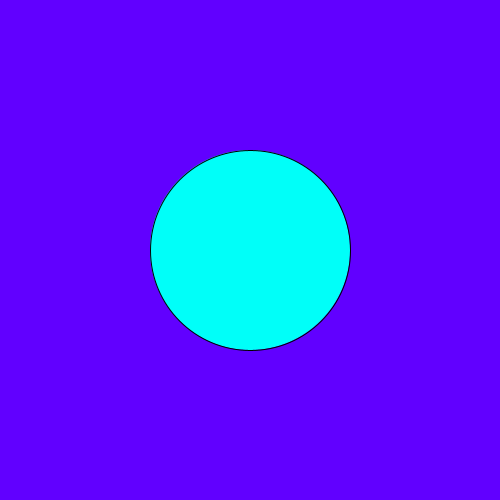
Frame 1 (no input)
Frame 60 (the mouse pressed at the canvas centre just before this capture): identical to frame 1, image omitted
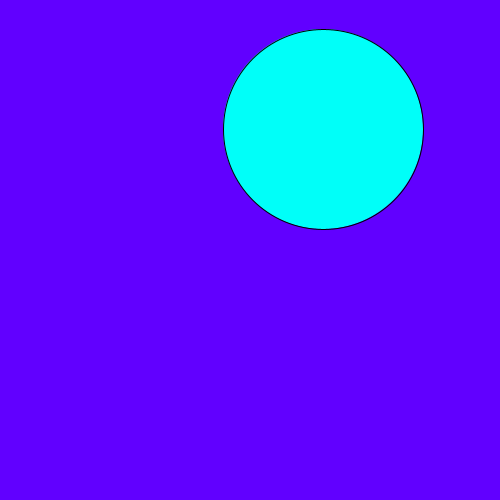
Frame 120 (the mouse held since frame 60 and released just before this capture)

The Processing sketch that drew these frames (run headless with seeded random() and noise(); from frame 60 on, the mouse is pressed at the canvas centre):

// Processing sketch: slippery_dot
// ── slippery_dot.pde
/*** When you are done, this program will draw an ellipse 
     that jumps to new location each time you click on it.
***/
 
 // 1. Create three integer variables to represent the x, y, and the size of the ellipse
       int x = 250;
       int y = 250;      
       int size  = 200;
    void setup() {
      // 2. Set the size of your sketch
    size(500,500);
    }
    
    void draw() {
    
      // 3. Set the background color of your sketch
      background(#6100FF);
      // 4. Draw an ellipse using the variables created at the top of the sketch for the location and size of your ellipse. 
      //    Make sure it fits in the window. Change the variables if it does not.
    fill(#00FFF9);
    ellipse(x,y,size,size);
    }
    
    /******** This method gets called automatically when you press the mouse ************/
    void mousePressed() {
      //5. Create an integer variable called distance
       int distance = 10;
      //6. The getDistanceFromMouse() method below returns a number.
      //   Set the value of your distance variable to the value returned by the getDistance method
      //   You will need to pass the x and y location of your ellipse to this method.
        getDistanceFromMouse(x,y);
          
      //7.  Use an if statement to check if your distance variable is < the radius of the ellipse
      //    If it is, make a new x AND y for the ellipse, for a new random location on the window
      //    Hint: Use code like this      x = (int) random(width);
       if (distance<=x){
       x = (int) random(width);
       }
       if (distance<=y){
       y = (int) random(height);
       }
       
       
    }
    
    /********  This method gives you the number of pixels between the mouse and the x,y point ***********/
    int getDistanceFromMouse(int x, int y) {
      return (int)Math.sqrt(Math.pow((mouseX-x),2) + Math.pow((mouseY-y),2));
    }
    
